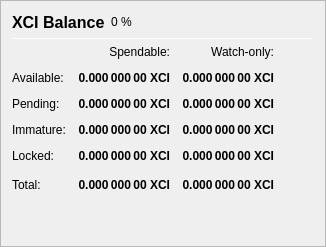
                   <widget class="QFrame" name="frame_Balances">
                    <property name="frameShape">
                     <enum>QFrame::StyledPanel</enum>
                    </property>
                    <property name="frameShadow">
                     <enum>QFrame::Raised</enum>
                    </property>
                    <layout class="QVBoxLayout" name="verticalLayout_4">
                     <item>
                      <layout class="QHBoxLayout" name="horizontalLayout_4">
                       <item>
                        <widget class="QLabel" name="label_5">
                         <property name="minimumSize">
                          <size>
                           <width>0</width>
                           <height>20</height>
                          </size>
                         </property>
                         <property name="font">
                          <font>
                           <pointsize>12</pointsize>
                           <weight>75</weight>
                           <bold>true</bold>
                          </font>
                         </property>
                         <property name="text">
                          <string>XCI Balance</string>
                         </property>
                        </widget>
                       </item>
                       <item>
                        <widget class="QLabel" name="labelXCIPercent">
                         <property name="text">
                          <string notr="true">0 %</string>
                         </property>
                        </widget>
                       </item>
                       <item>
                        <spacer name="horizontalSpacer_3">
                         <property name="orientation">
                          <enum>Qt::Horizontal</enum>
                         </property>
                         <property name="sizeHint" stdset="0">
                          <size>
                           <width>40</width>
                           <height>20</height>
                          </size>
                         </property>
                        </spacer>
                       </item>
                      </layout>
                     </item>
                     <item>
                      <widget class="Line" name="line_Balance">
                       <property name="minimumSize">
                        <size>
                         <width>0</width>
                         <height>1</height>
                        </size>
                       </property>
                       <property name="maximumSize">
                        <size>
                         <width>16777215</width>
                         <height>1</height>
                        </size>
                       </property>
                       <property name="orientation">
                        <enum>Qt::Horizontal</enum>
                       </property>
                      </widget>
                     </item>
                     <item>
                      <layout class="QGridLayout" name="gridLayout">
                       <property name="spacing">
                        <number>12</number>
                       </property>
                       <item row="0" column="1">
                        <widget class="QLabel" name="labelSpendable">
                         <property name="text">
                          <string>Spendable:</string>
                         </property>
                         <property name="alignment">
                          <set>Qt::AlignRight|Qt::AlignTrailing|Qt::AlignVCenter</set>
                         </property>
                        </widget>
                       </item>
                       <item row="0" column="2">
                        <widget class="QLabel" name="labelWatchonly">
                         <property name="text">
                          <string>Watch-only:</string>
                         </property>
                         <property name="alignment">
                          <set>Qt::AlignRight|Qt::AlignTrailing|Qt::AlignVCenter</set>
                         </property>
                        </widget>
                       </item>
                       <item row="1" column="0">
                        <widget class="QLabel" name="labelBalanceText">
                         <property name="text">
                          <string>Available:</string>
                         </property>
                        </widget>
                       </item>
                       <item row="1" column="1">
                        <widget class="QLabel" name="labelBalance">
                         <property name="font">
                          <font>
                           <weight>75</weight>
                           <bold>true</bold>
                          </font>
                         </property>
                         <property name="cursor">
                          <cursorShape>IBeamCursor</cursorShape>
                         </property>
                         <property name="toolTip">
                          <string>Your current spendable balance</string>
                         </property>
                         <property name="text">
                          <string notr="true">0.000 000 00 XCI</string>
                         </property>
                         <property name="alignment">
                          <set>Qt::AlignRight|Qt::AlignTrailing|Qt::AlignVCenter</set>
                         </property>
                         <property name="textInteractionFlags">
                          <set>Qt::LinksAccessibleByMouse|Qt::TextSelectableByKeyboard|Qt::TextSelectableByMouse</set>
                         </property>
                        </widget>
                       </item>
                       <item row="1" column="2">
                        <widget class="QLabel" name="labelWatchAvailable">
                         <property name="font">
                          <font>
                           <weight>75</weight>
                           <bold>true</bold>
                          </font>
                         </property>
                         <property name="cursor">
                          <cursorShape>IBeamCursor</cursorShape>
                         </property>
                         <property name="toolTip">
                          <string>Your current balance in watch-only addresses</string>
                         </property>
                         <property name="text">
                          <string notr="true">0.000 000 00 XCI</string>
                         </property>
                         <property name="alignment">
                          <set>Qt::AlignRight|Qt::AlignTrailing|Qt::AlignVCenter</set>
                         </property>
                         <property name="textInteractionFlags">
                          <set>Qt::LinksAccessibleByMouse|Qt::TextSelectableByKeyboard|Qt::TextSelectableByMouse</set>
                         </property>
                        </widget>
                       </item>
                       <item row="2" column="0">
                        <widget class="QLabel" name="labelPendingText">
                         <property name="text">
                          <string>Pending:</string>
                         </property>
                        </widget>
                       </item>
                       <item row="2" column="1">
                        <widget class="QLabel" name="labelUnconfirmed">
                         <property name="font">
                          <font>
                           <weight>75</weight>
                           <bold>true</bold>
                          </font>
                         </property>
                         <property name="cursor">
                          <cursorShape>IBeamCursor</cursorShape>
                         </property>
                         <property name="toolTip">
                          <string>Total of transactions that have yet to be confirmed, and do not yet count toward the spendable balance</string>
                         </property>
                         <property name="text">
                          <string notr="true">0.000 000 00 XCI</string>
                         </property>
                         <property name="alignment">
                          <set>Qt::AlignRight|Qt::AlignTrailing|Qt::AlignVCenter</set>
                         </property>
                         <property name="textInteractionFlags">
                          <set>Qt::LinksAccessibleByMouse|Qt::TextSelectableByKeyboard|Qt::TextSelectableByMouse</set>
                         </property>
                        </widget>
                       </item>
                       <item row="2" column="2">
                        <widget class="QLabel" name="labelWatchPending">
                         <property name="font">
                          <font>
                           <weight>75</weight>
                           <bold>true</bold>
                          </font>
                         </property>
                         <property name="cursor">
                          <cursorShape>IBeamCursor</cursorShape>
                         </property>
                         <property name="toolTip">
                          <string>Unconfirmed transactions to watch-only addresses</string>
                         </property>
                         <property name="text">
                          <string notr="true">0.000 000 00 XCI</string>
                         </property>
                         <property name="alignment">
                          <set>Qt::AlignRight|Qt::AlignTrailing|Qt::AlignVCenter</set>
                         </property>
                         <property name="textInteractionFlags">
                          <set>Qt::LinksAccessibleByMouse|Qt::TextSelectableByKeyboard|Qt::TextSelectableByMouse</set>
                         </property>
                        </widget>
                       </item>
                       <item row="3" column="0">
                        <widget class="QLabel" name="labelImmatureText">
                         <property name="text">
                          <string>Immature:</string>
                         </property>
                        </widget>
                       </item>
                       <item row="3" column="1">
                        <widget class="QLabel" name="labelImmature">
                         <property name="font">
                          <font>
                           <weight>75</weight>
                           <bold>true</bold>
                          </font>
                         </property>
                         <property name="cursor">
                          <cursorShape>IBeamCursor</cursorShape>
                         </property>
                         <property name="toolTip">
                          <string>Staked or masternode rewards that has not yet matured</string>
                         </property>
                         <property name="text">
                          <string notr="true">0.000 000 00 XCI</string>
                         </property>
                         <property name="alignment">
                          <set>Qt::AlignRight|Qt::AlignTrailing|Qt::AlignVCenter</set>
                         </property>
                         <property name="textInteractionFlags">
                          <set>Qt::LinksAccessibleByMouse|Qt::TextSelectableByKeyboard|Qt::TextSelectableByMouse</set>
                         </property>
                        </widget>
                       </item>
                       <item row="3" column="2">
                        <widget class="QLabel" name="labelWatchImmature">
                         <property name="font">
                          <font>
                           <weight>75</weight>
                           <bold>true</bold>
                          </font>
                         </property>
                         <property name="cursor">
                          <cursorShape>IBeamCursor</cursorShape>
                         </property>
                         <property name="toolTip">
                          <string>Staked or masternode rewards in watch-only addresses that has not yet matured</string>
                         </property>
                         <property name="text">
                          <string notr="true">0.000 000 00 XCI</string>
                         </property>
                         <property name="alignment">
                          <set>Qt::AlignRight|Qt::AlignTrailing|Qt::AlignVCenter</set>
                         </property>
                         <property name="textInteractionFlags">
                          <set>Qt::LinksAccessibleByMouse|Qt::TextSelectableByKeyboard|Qt::TextSelectableByMouse</set>
                         </property>
                        </widget>
                       </item>
                       <item row="4" column="0">
                        <widget class="QLabel" name="labelLockedBalanceText">
                         <property name="toolTip">
                          <string>Locked XCI or Masternode collaterals. These are excluded from zXCI minting.</string>
                         </property>
                         <property name="text">
                          <string>Locked:</string>
                         </property>
                        </widget>
                       </item>
                       <item row="4" column="1">
                        <widget class="QLabel" name="labelLockedBalance">
                         <property name="font">
                          <font>
                           <weight>75</weight>
                           <bold>true</bold>
                          </font>
                         </property>
                         <property name="cursor">
                          <cursorShape>IBeamCursor</cursorShape>
                         </property>
                         <property name="toolTip">
                          <string>Locked XCI or Masternode collaterals. These are excluded from zXCI minting.</string>
                         </property>
                         <property name="text">
                          <string notr="true">0.000 000 00 XCI</string>
                         </property>
                         <property name="alignment">
                          <set>Qt::AlignRight|Qt::AlignTrailing|Qt::AlignVCenter</set>
                         </property>
                         <property name="textInteractionFlags">
                          <set>Qt::LinksAccessibleByMouse|Qt::TextSelectableByKeyboard|Qt::TextSelectableByMouse</set>
                         </property>
                        </widget>
                       </item>
                       <item row="4" column="2">
                        <widget class="QLabel" name="labelWatchLocked">
                         <property name="font">
                          <font>
                           <weight>75</weight>
                           <bold>true</bold>
                          </font>
                         </property>
                         <property name="cursor">
                          <cursorShape>IBeamCursor</cursorShape>
                         </property>
                         <property name="toolTip">
                          <string>Current locked balance in watch-only addresses</string>
                         </property>
                         <property name="text">
                          <string notr="true">0.000 000 00 XCI</string>
                         </property>
                         <property name="alignment">
                          <set>Qt::AlignRight|Qt::AlignTrailing|Qt::AlignVCenter</set>
                         </property>
                         <property name="textInteractionFlags">
                          <set>Qt::LinksAccessibleByMouse|Qt::TextSelectableByKeyboard|Qt::TextSelectableByMouse</set>
                         </property>
                        </widget>
                       </item>
                       <item row="5" column="0">
                        <widget class="QLabel" name="labelTotalText">
                         <property name="toolTip">
                          <string>Your current XCIENTOS balance, unconfirmed and immature transactions included</string>
                         </property>
                         <property name="text">
                          <string>Total:</string>
                         </property>
                        </widget>
                       </item>
                       <item row="5" column="1">
                        <widget class="QLabel" name="labelTotal">
                         <property name="font">
                          <font>
                           <weight>75</weight>
                           <bold>true</bold>
                          </font>
                         </property>
                         <property name="cursor">
                          <cursorShape>IBeamCursor</cursorShape>
                         </property>
                         <property name="toolTip">
                          <string>Your current XCIENTOS balance, unconfirmed and immature transactions included</string>
                         </property>
                         <property name="text">
                          <string notr="true">0.000 000 00 XCI</string>
                         </property>
                         <property name="alignment">
                          <set>Qt::AlignRight|Qt::AlignTrailing|Qt::AlignVCenter</set>
                         </property>
                         <property name="textInteractionFlags">
                          <set>Qt::LinksAccessibleByMouse|Qt::TextSelectableByKeyboard|Qt::TextSelectableByMouse</set>
                         </property>
                        </widget>
                       </item>
                       <item row="5" column="2">
                        <widget class="QLabel" name="labelWatchTotal">
                         <property name="font">
                          <font>
                           <weight>75</weight>
                           <bold>true</bold>
                          </font>
                         </property>
                         <property name="cursor">
                          <cursorShape>IBeamCursor</cursorShape>
                         </property>
                         <property name="toolTip">
                          <string>Current total balance in watch-only addresses</string>
                         </property>
                         <property name="text">
                          <string notr="true">0.000 000 00 XCI</string>
                         </property>
                         <property name="alignment">
                          <set>Qt::AlignRight|Qt::AlignTrailing|Qt::AlignVCenter</set>
                         </property>
                         <property name="textInteractionFlags">
                          <set>Qt::LinksAccessibleByMouse|Qt::TextSelectableByKeyboard|Qt::TextSelectableByMouse</set>
                         </property>
                        </widget>
                       </item>
                       <item row="5" column="3">
                        <spacer name="horizontalSpacer_9">
                         <property name="orientation">
                          <enum>Qt::Horizontal</enum>
                         </property>
                         <property name="sizeHint" stdset="0">
                          <size>
                           <width>40</width>
                           <height>20</height>
                          </size>
                         </property>
                        </spacer>
                       </item>
                      </layout>
                     </item>
                     <item>
                      <spacer name="verticalSpacer_3">
                       <property name="orientation">
                        <enum>Qt::Vertical</enum>
                       </property>
                       <property name="sizeHint" stdset="0">
                        <size>
                         <width>20</width>
                         <height>40</height>
                        </size>
                       </property>
                      </spacer>
                     </item>
                    </layout>
                   </widget>
